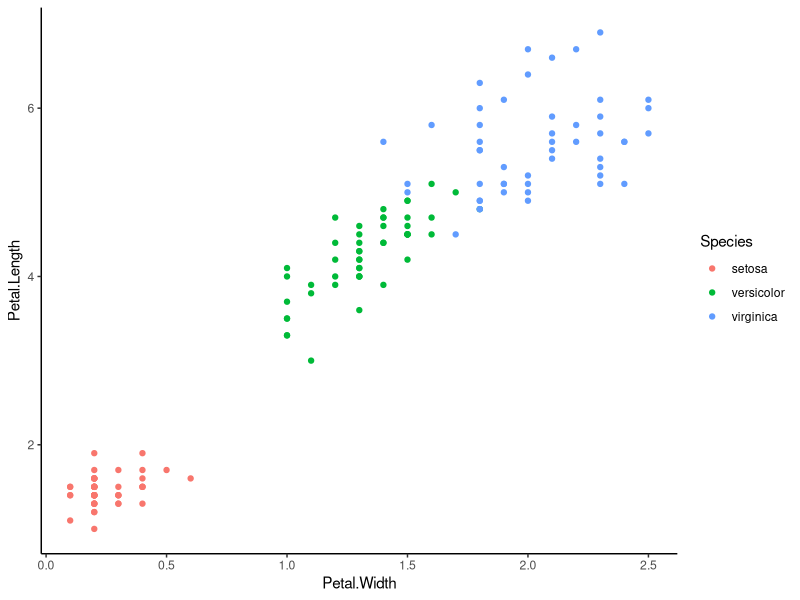
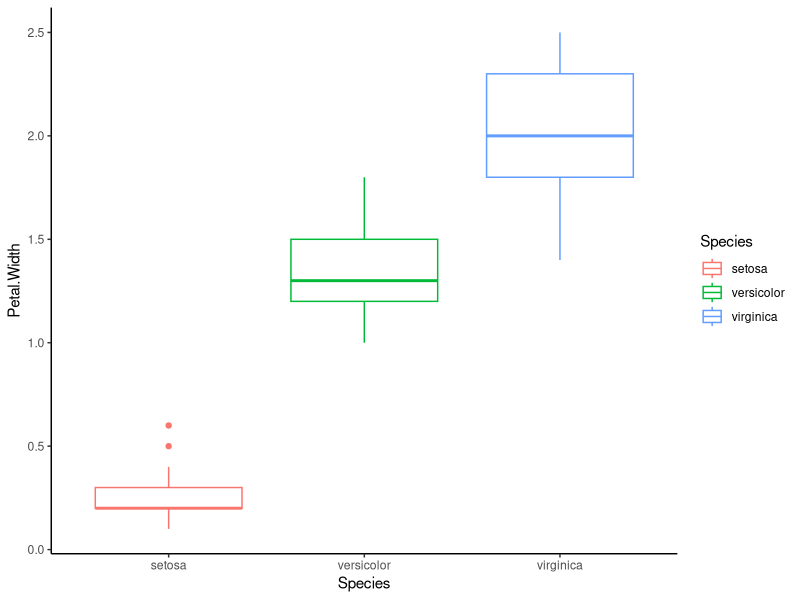

Write R code to recreate these figures, in order.
## ---- chunk 1
knitr::opts_chunk$set(echo = TRUE)
## ---- chunk 2
# Loading required packages for this tutorial
library(ggplot2)
library(dplyr)
library(class)
library(gridExtra)
library(gmodels)
## ---- chunk 3
# Loading iris dataset
iris.data <- iris

# Viewing iris dataset structure and attributes
str(iris.data)
## ---- chunk 4
# Scatter plot visualising petal width and length grouped by species
ggplot(iris.data, aes(x = Petal.Width, y = Petal.Length, color = Species)) +
  geom_point() +
  theme_classic()

# Boxplot visualising variation in petal width between species
ggplot(iris.data, aes(x = Species, y = Petal.Width, color = Species)) +
  geom_boxplot() +
  theme_classic()
## ---- chunk 5
# Building a normalisation function
normalise <- function(x) {
  num <- x - min(x)
  denom <- max(x) - min(x)
  return (num/denom)
}
## ---- chunk 6
iris.norm <- as.data.frame(lapply(iris[1:4], normalise))
## ---- chunk 7
# Generating seed
set.seed(1234)

# Randomly generating our training and test sampels with a respective ratio of 2/3 and 1/3
datasample <- sample(2, nrow(iris.norm), replace = TRUE, prob = c(0.67, 0.33))

# Generate training set
iris.training <- iris.norm[datasample == 1, 1:4]

# Generate test set 
iris.test <- iris.norm[datasample == 2, 1:4]
## ---- chunk 8
# Generate training labels
irisTraining.labels <- iris[datasample == 1, 5]

# Generate test labels
irisTest.labels <- iris[datasample == 2, 5]
## ---- chunk 9
# Building our knn classifier
iris.knn <- knn(train = iris.training, test = iris.test, cl = irisTraining.labels, k = 3)
## ---- chunk 10
# creating a dataframe from known (true) test labels
test.labels <- data.frame(irisTest.labels)

# combining predicted and known species classes
class.comparison <- data.frame(iris.knn, test.labels)

# giving appropriate column names
names(class.comparison) <- c("Predicted Species", "Observed Species")
## ---- chunk 11
CrossTable(x = irisTest.labels, y = iris.knn, prop.chisq = FALSE)
